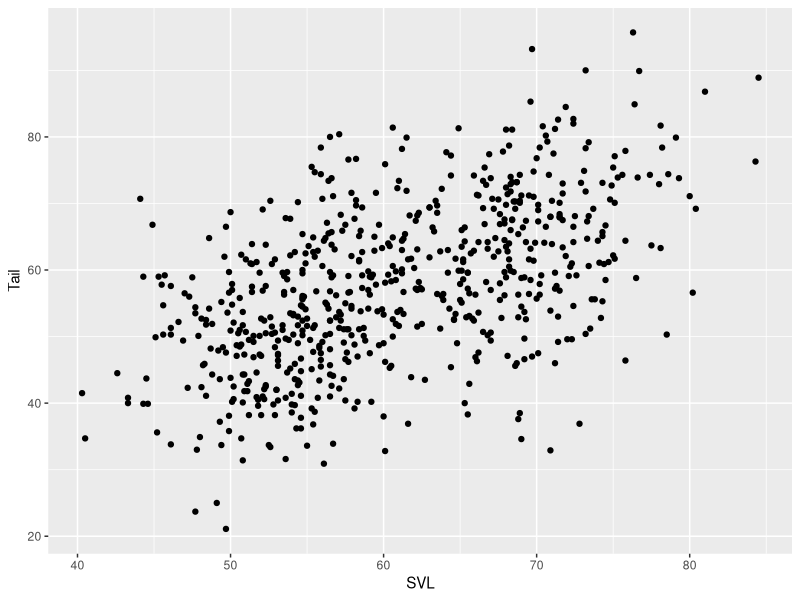
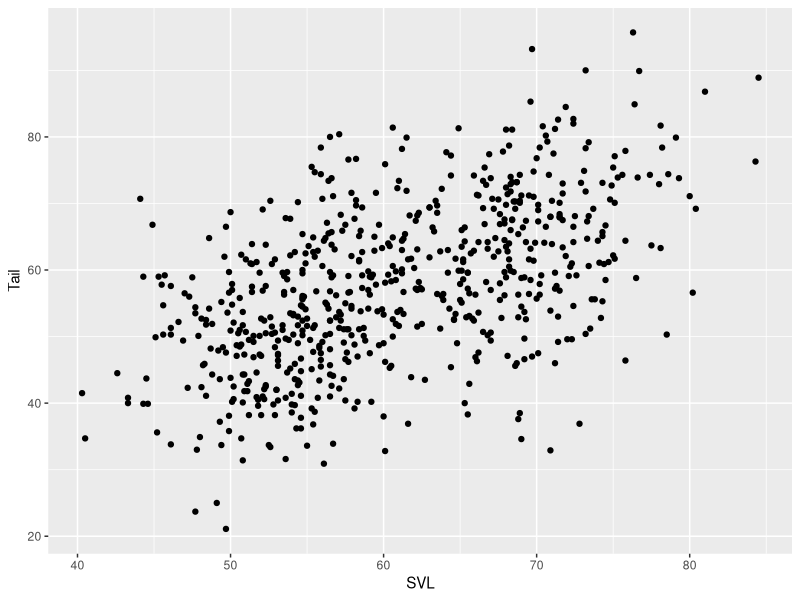
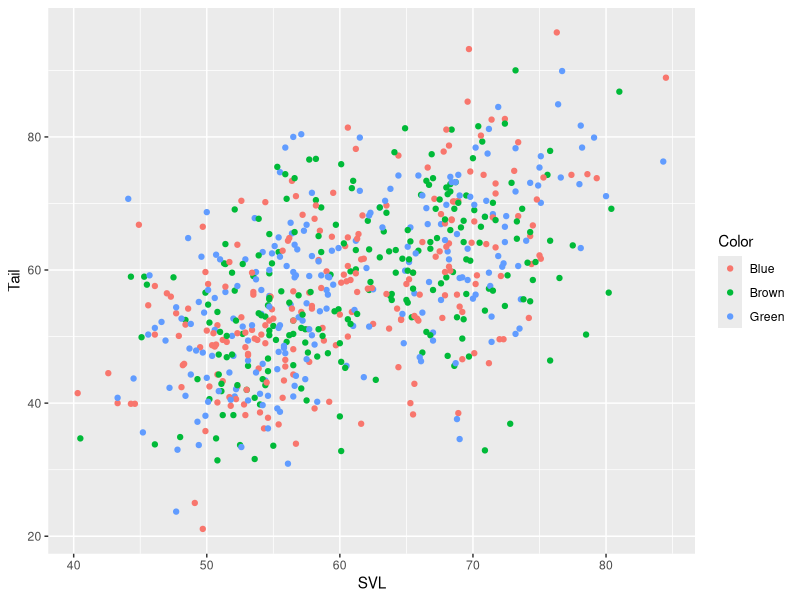
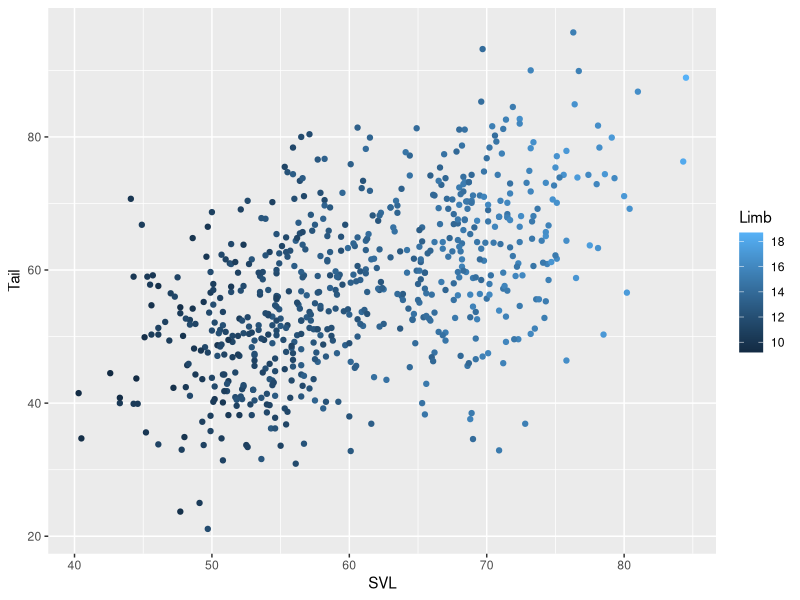
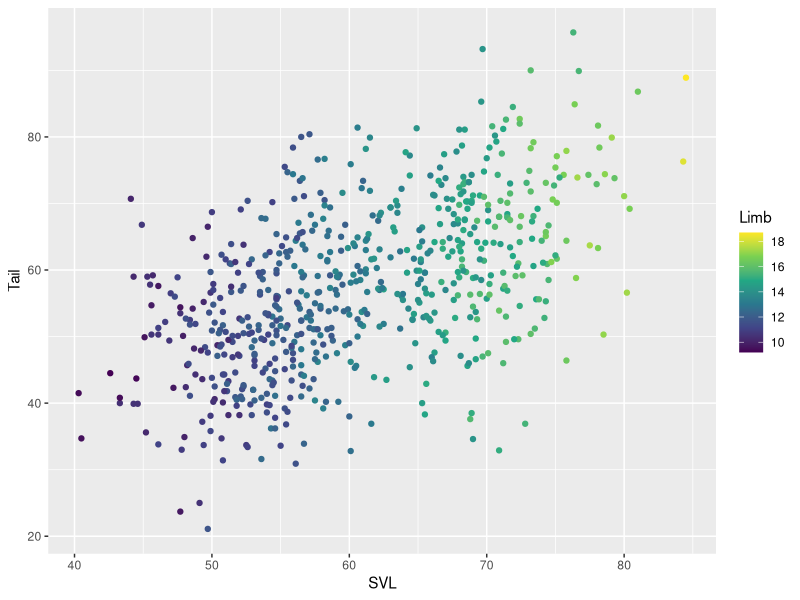
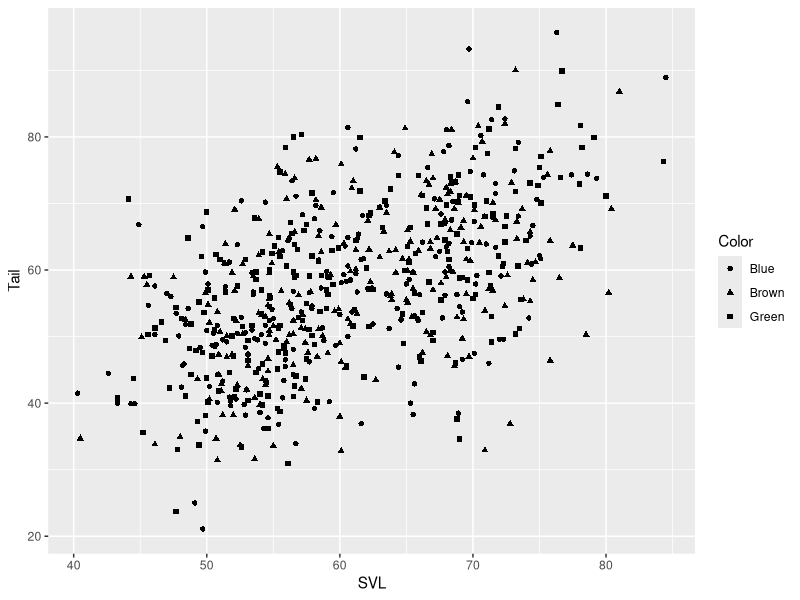
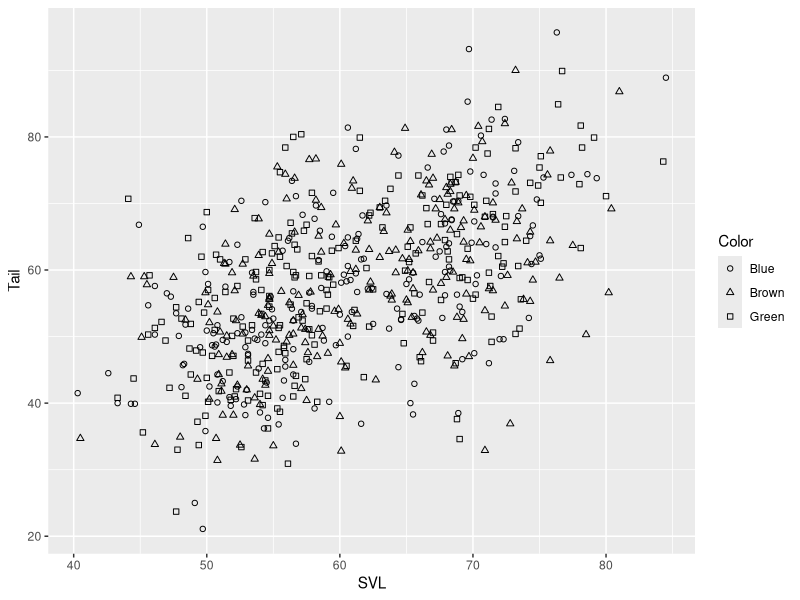
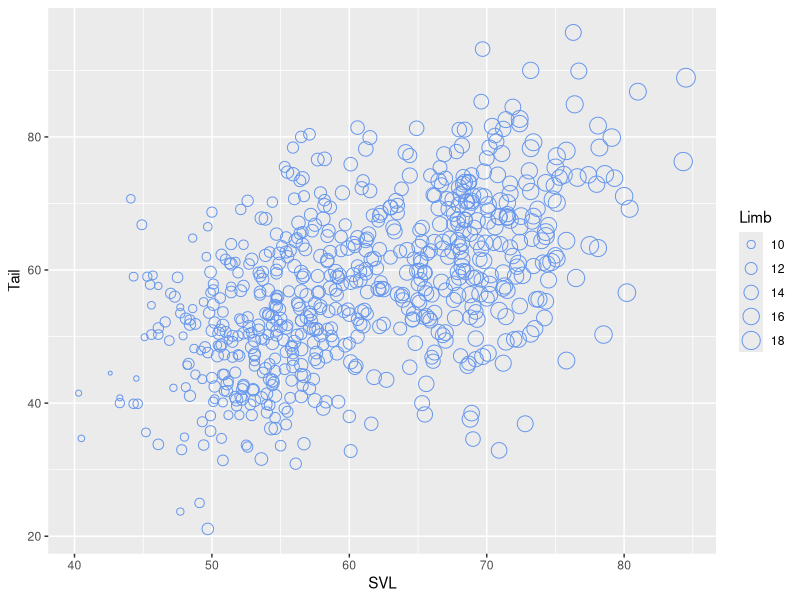

Write the R code that produced these figures, in order.
# This is the r_code for week 0
# Anything after a pound/hash/number sign is a comment

#### Installing some packages #### 
# First, there are a few packages that need to be installed 
# I'll explain what they are and how they work in a minute,
# but this can take a minute so let's get it started now

# Move your cursor to the next line and press Ctrl+Enter
install.packages("tidyverse") # It may be Cmd+Enter for Mac users
# This sends the line to the Console window and executes it
# If you're asked to pick a server/mirror, go with the first option
# (O-cloud)
install.packages("cowplot") # Install this package too

# If you already have these installed, make sure they're the 
# latest versions.  If not, then please run the above code to
# update them


#### Read some data ####
library(tidyverse)
data_set <- read_csv("data/week_1.csv") # This loads in the dataset

data_set # This is a tidy data frame;
# Each column is a separate variable; each row is an observation
glimpse(data_set)
View(data_set)

## Data visualization

base_plot <- 
  ggplot(data = data_set) + # sets up a plot around data_set
  aes(x = SVL, y = Tail) + # Connects columns of data_set to plot aesthetics
  geom_point() # defines a visual layer; in this case, points
base_plot # show results

# This is functional, but doesn't look much like a scientific figure

library(cowplot) # Load this package to change the default appearance
base_plot 

# Some aesthetics
  # Color 

base_plot + aes(color = Color) # discrete color

base_plot + aes(color = Limb) # continuous color

# Scales change the way that data is mapped to visual elements
base_plot + aes(color = Limb) + scale_color_viridis_c()

  # Shape
base_plot + aes(shape = Color)
base_plot + aes(shape = Color) + scale_shape(solid = FALSE)

# Size
ggplot(data = data_set) + 
  aes(x = SVL, y = Tail, size = Limb) + 
  geom_point(color = "cornflowerblue", shape = 1)


# You can also give points fixed aesthetic values
ggplot(data = data_set) + 
  aes(x = SVL, y = Tail, shape = Color) + 
  geom_point(size = 2.5, color = "cornflowerblue") + 
  scale_shape(solid = FALSE)

# Or double up on Aesthetics
ggplot(data = data_set) + 
  aes(x = SVL, y = Tail, shape = Color, color = Color) + 
  geom_point(size = 2.5) + 
  scale_shape(solid = FALSE)

base_plot + aes(color = Limb, shape = Color) + 
  scale_shape(solid = FALSE) +
  scale_color_viridis_c()
  
# Geoms 

# boxplots
box_plots <- ggplot(data = data_set) + 
  aes(x = Site, y = Height) + 
  geom_boxplot() 

box_plots + aes(fill = Color)

# Histograms
ggplot(data = data_set) + 
  aes(x = Diameter) + 
  geom_histogram()

ggplot(data = data_set) + 
  aes(x = Diameter) + 
  geom_histogram(binwidth = 2.5)

# Combining geoms
ggplot(data = data_set) + 
  aes(x = SVL, y = Tail) + 
  geom_point(size = 2.5, shape = 1) + 
  geom_smooth(method = "lm") # adds regression line
 
# Facets

# bar plots

# Cheat sheet
# Go to https://ggplot2.tidyverse.org/ for the help files